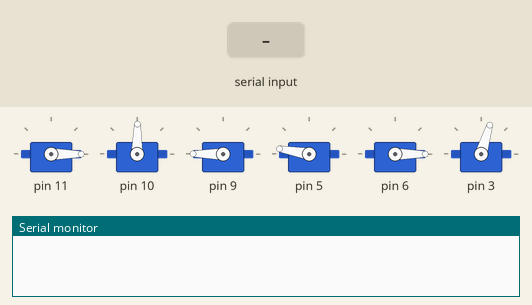
This sketch was run on a simulated Arduino Uno, built with avr-gcc and run on an emulated ATmega328P. Parts: 6 × servo, the last lines printed to the serial monitor. Inputs (shaded band) come from the test bench.

Above: at 8.2 s.
8.3 s: "101\n" received over Serial
At 8.7 s:
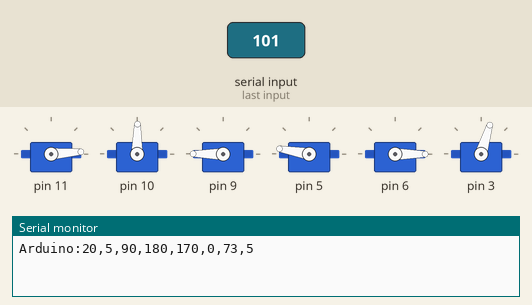
9.9 s: "102\n" received over Serial
At 11.2 s:
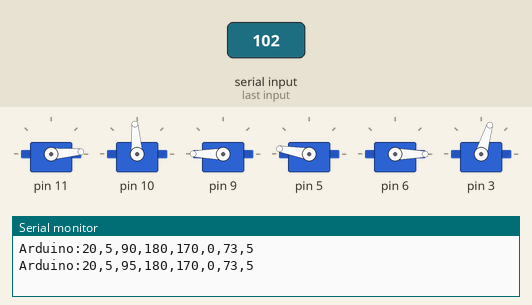
Timing chart, 0 to 12.9 s (numbered marks = the images above; inputs shaded):
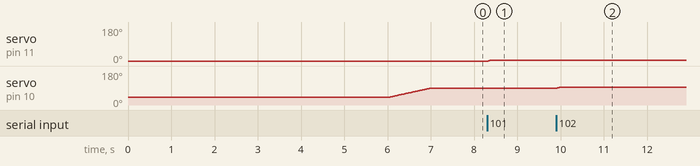

The sketch:

arduino_braccio.ino
```cpp
#include <Braccio.h>
#include <Servo.h>

Servo base;
Servo shoulder;
Servo elbow;
Servo wrist_rot;
Servo wrist_ver;
Servo gripper;

int M1 = 0;
int M2 = 90;
int M3 = 180;
int M4 = 170;
int M5 = 0;
int M6 = 73;
int step_delay = 20;
int step_size = 5;

void setup() {
  // put your setup code here, to run once:
  Serial.begin(9600);
  Braccio.begin(20);
  reset_robot_arm();
  Braccio.ServoMovement(step_delay,           M1,  M2, M3, M4, M5,  M6);
}

void loop() {
  // put your main code here, to run repeatedly:
  //Reading Serial and Send Serial
  if(Serial.available() > 0){
    String data = Serial.readStringUntil('\n');

    //Start to move the robot arm
    if(data.equals("101")){
      M1 = range_trim(M1+step_size, 0, 180);
    }
    else if(data.equals("102")){
      M2 = range_trim(M2+step_size, 20, 175);
    }
    else if(data.equals("103")){
      M3 = range_trim(M3+step_size, 0, 180);
    }
    else if(data.equals("104")){
      M4 = range_trim(M4+step_size, 0, 180);
    }
    else if(data.equals("105")){
      M5 = range_trim(M5+step_size, 0, 180);
    }
    else if(data.equals("106")){
      M6 = range_trim(M6+step_size, 10, 73);
    }
    else if(data.equals("201")){
      M1 = range_trim(M1-step_size, 0, 180);
    }
    else if(data.equals("202")){
      M2 = range_trim(M2-step_size, 20, 175);
    }
    else if(data.equals("203")){
      M3 = range_trim(M3-step_size, 0, 180);
    }
    else if(data.equals("204")){
      M4 = range_trim(M4-step_size, 0, 180);
    }
    else if(data.equals("205")){
      M5 = range_trim(M5-step_size, 0, 180);
    }
    else if(data.equals("206")){
      M6 = range_trim(M6-step_size, 10, 73);
    }
    else if(data.equals("300")){ //Reset Robot
      reset_robot_arm();
    }
    else if(data.equals("301")){ //Refresh data for current motor value
      //
    }
    else if(data.equals("302")){ //step_size++
      step_size = range_trim(step_size+1, 1, 20);
    }
    else if(data.equals("303")){ //step_size--
      step_size = range_trim(step_size-1, 1, 20);
    }
    Braccio.ServoMovement(step_delay,           M1,  M2, M3, M4, M5,  M6);

    char data_str[50];
    sprintf(data_str, "Arduino:%i,%i,%i,%i,%i,%i,%i,%i", step_delay, M1,  M2, M3, M4, M5, M6, step_size);
    Serial.println(data_str);
    delay(1000);
  }
  else{
    //Serial.println("Hellow from Arduino");
    //delay(1000);
  }
}

int range_trim(int current_motor_value, int min_num, int max_num){
  if(current_motor_value > max_num){
    return max_num;
  }
  else if(current_motor_value < min_num){
    return min_num;
  }
  return current_motor_value;
}

void reset_robot_arm(){
  M1 = 0;
  M2 = 90;
  M3 = 180;
  M4 = 170;
  M5 = 0;
  M6 = 73;
  step_delay = 20;
  step_size = 5;
}

/*
   Step Delay: a milliseconds delay between the movement of each servo.  Allowed values from 10 to 30 msec.
   M1=base degrees. Allowed values from 0 to 180 degrees
   M2=shoulder degrees. Allowed values from 15 to 165 degrees
   M3=elbow degrees. Allowed values from 0 to 180 degrees
   M4=wrist vertical degrees. Allowed values from 0 to 180 degrees
   M5=wrist rotation degrees. Allowed values from 0 to 180 degrees
   M6=gripper degrees. Allowed values from 10 to 73 degrees. 10: the toungue is open, 73: the gripper is closed.
  */
```

Measured:
- after the input at 8.3 s, servo on pin 11: 0° → 4° at once
- after the input at 9.9 s, servo on pin 10: 89° → 94° at once
